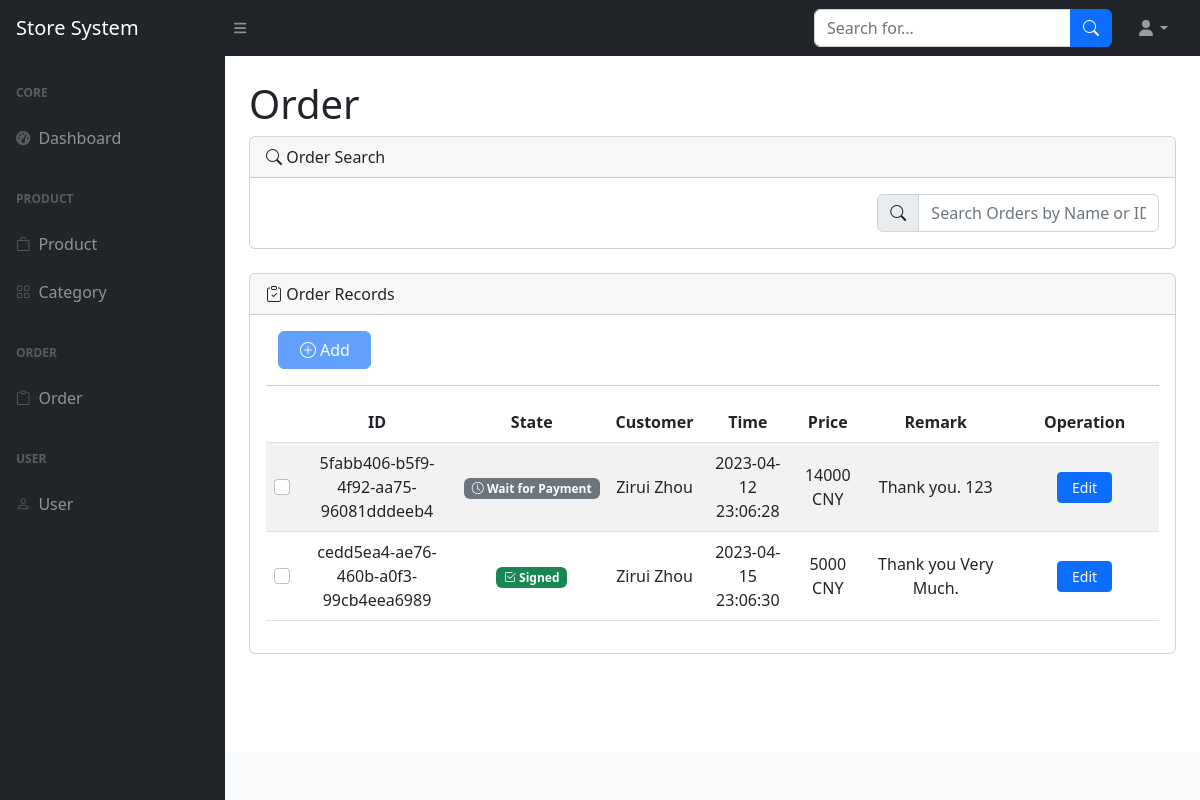
The app's page /order.php with its own data.
### tables this page shows
CREATE TABLE `order` (
  `id` varchar(36) NOT NULL,
  `state` int(11) NOT NULL,
  `address_id` varchar(36) NOT NULL,
  `payment_id` varchar(36) NOT NULL,
  `payment_amount` int(11) DEFAULT NULL,
  `remark` text DEFAULT NULL,
  `payment_time` datetime DEFAULT NULL,
  `user_id` varchar(36) NOT NULL
);

CREATE TABLE `user` (
  `id` varchar(36) NOT NULL,
  `name` varchar(32) NOT NULL,
  `password` varchar(32) NOT NULL,
  `salt` varchar(32) NOT NULL,
  `role` int(11) NOT NULL,
  `state` int(11) NOT NULL
);

### utils.php (called while the page is built, shortened)
<?php
include ("class/common/Badge.php");
include ("class/state/OrderState.php");
$pdo = new PDO("mysql:host=localhost:3306;dbname=can302_ass1", "root", null);
function getOrderStateList() : array {
    global $pdo;
    $stmt = $pdo->prepare("
            select * from order_state
    ");
    $stmt->execute();
    $result = $stmt->fetchAll();
    $order_state = array();
    foreach ($result as $item) {
        $badge_info = json_decode($item["badge"], True);
        $order_state[$item["id"]] = new OrderState(
            $item["id"],
            $item["name"],
            new Badge(
                $badge_info["text"],
                $badge_info["style"],
                $badge_info["icon"]
            )
        );
    }
    return $order_state;
}

### class/state/OrderState.php (called while the page is built, shortened)
<?php
class OrderState {
    protected Badge $badge;
    public function __construct(int $id, string $name, Badge $badge) {
        $this->badge = $badge;
    }
    public function getBadge(): Badge {
        return $this->badge;
    }
}

### order.php (the view, shortened to what this page needs)
<!DOCTYPE html>
<html lang="en">
<head>
  <?php require ("dependency.php") ?>
</head>
<body class="sb-nav-fixed">
<?php require("top_nav.php") ?>
<div id="layoutSidenav">
  <?php require("side_nav.php")?>
  <div id="layoutSidenav_content">
    <main>
      <div class="container-fluid px-4">
        <h1 class="mt-4">Order</h1>
        <div class="card mb-4">
          <div class="card-header">
            <i class="bi bi-search"></i>
            Order Search
          </div>
          <div class="card-body">
            <div class="row">
              <div class="col">
              </div>
              <div class="col">
              </div>
              <div class="col d-flex justify-content-evenly align-items-center">
                <div class="input-group ">
                  <span class="input-group-text" id="basic-addon1">
                    <i class="bi bi-search"></i>
                  </span>
                  <input type="text" class="form-control" placeholder="Search Orders by Name or ID" aria-describedby="basic-addon1">
                </div>
              </div>
            </div>
          </div>
        </div>
        <div class="card mb-4">
          <div class="card-header">
            <i class="bi bi-clipboard-check"></i>
            Order Records
          </div>
          <div class="card-body">
            <div class="d-flex justify-content-evenly col-3">
              <button id="top_add_btn" type="button" class="btn btn-primary col-5" disabled>
                <i class="bi bi-plus-circle"></i>
                Add
              </button>
              <div class="col-5"></div>
            </div>
            <hr/>
            <table class="table table-striped" style="vertical-align: middle; text-align: center" id="example2">
              <thead>
              <tr>
                <th ></th>
                <th >ID</th>
                <th >State</th>
                <th class="col-1">Customer</th>
                <th >Time</th>
                <th> Price</th>
                <th class="col-2">Remark</th>
                <th >Operation</th>
              </tr>
              </thead>
              <tbody>
              <?php
              require_once ("utils.php");
              $pdo = new PDO("mysql:host=localhost:3306;dbname=can302_ass1", "root", null);
              $stmt = $pdo->prepare("
                select
                    `order`.id as id , `order`.state as state, payment_time, payment_amount,
                    remark, user.name as username
                from `order`
                left join user on `order`.user_id = user.id
              ");
              $stmt->execute();
              $order_list = $stmt->fetchAll();
              $order_state = getOrderStateList();
              foreach ($order_list as $order) {
              ?>
                <tr>
                  <td >
                    <label>
                      <input class="form-check-input" style="" type="checkbox" value="">
                    </label>
                  </td>
                  <td>
                    <?php echo $order["id"] ?>
                  </td>
                  <td >
                    <?php echo $order_state[$order["state"]]->getBadge()->getBadgeHtml() ?>
                  </td>
                  <td>
                    <?php echo $order["username"] ?>
                  </td>
                  <td >
                    <?php echo $order["payment_time"] ?>
                  </td>
                  <td >
                    <?php echo $order["payment_amount"] ?> CNY
                  </td>
                  <td >
                    <?php echo $order["remark"] ?>
                  </td>
                  <td class="col-2">
                    <button
                        onclick=<?php echo "\"location.href = 'order_detail.php?id={$order['id']}';\"" ?>
                        type="button"
                        class="btn btn-primary btn-sm col-5 mx-auto"
                    >
                      Edit
                    </button>
                  </td>
                </tr>
              <?php
              }
              ?>
              </tbody>
            </table>
          </div>
        </div>
      </div>
    </main>
    <?php require("footer.php")?>
  </div>
</div>
</body>
</html>

### dependency.php (shortened to what this page needs)
<link href="css/styles.css" rel="stylesheet" />
<link href="https://cdn.jsdelivr.net/npm/bootstrap@5.2.3/dist/css/bootstrap.min.css" rel="stylesheet">
<link rel="stylesheet" href="https://cdn.jsdelivr.net/npm/bootstrap-icons@1.10.0/font/bootstrap-icons.css">
<link href="https://cdn.datatables.net/v/bs5/jq-3.6.0/dt-1.13.4/datatables.min.css" rel="stylesheet"/>
<link rel="stylesheet" href="https://cdn.jsdelivr.net/npm/bootstrap-select@1.14.0-beta2/dist/css/bootstrap-select.min.css">
<link
    rel="stylesheet"
    href="https://cdn.jsdelivr.net/gh/lipis/flag-icons@6.6.6/css/flag-icons.min.css"
/>
<link href="https://cdn.jsdelivr.net/npm/bootstrap5-toggle@5.0.4/css/bootstrap5-toggle.min.css" rel="stylesheet">

### top_nav.php (shortened to what this page needs)
<nav class="sb-topnav navbar navbar-expand navbar-dark bg-dark">
    <a class="navbar-brand ps-3" href="index.html">Store System</a>
    <button class="btn btn-link btn-sm order-1 order-lg-0 me-4 me-lg-0" id="sidebarToggle" href="#!"><i class="fas fa-bars"></i></button>
    <form class="d-none d-md-inline-block form-inline ms-auto me-0 me-md-3 my-2 my-md-0">
        <div class="input-group">
            <input class="form-control" type="text" placeholder="Search for..." aria-label="Search for..." aria-describedby="btnNavbarSearch" />
            <button class="btn btn-primary" id="btnNavbarSearch" type="button"><i class="bi bi-search"></i></button>
        </div>
    </form>
    <ul class="navbar-nav ms-auto ms-md-0 me-3 me-lg-4">
        <li class="nav-item dropdown">
            <a class="nav-link dropdown-toggle" id="navbarDropdown" href="#" role="button" data-bs-toggle="dropdown" aria-expanded="false"><i class="fas fa-user fa-fw"></i></a>
        </li>
    </ul>
</nav>

### side_nav.php
<div id="layoutSidenav_nav">
    <nav class="sb-sidenav accordion sb-sidenav-dark" id="sidenavAccordion">
        <div class="sb-sidenav-menu">
            <div class="nav">
                <div class="sb-sidenav-menu-heading">Core</div>
                <a class="nav-link" href="index.php">
                    <div class="sb-nav-link-icon"><i class="fas fa-tachometer-alt"></i></div>
                    Dashboard
                </a>
                <div class="sb-sidenav-menu-heading">Product</div>
                <a class="nav-link" href="product.php">
                    <div class="sb-nav-link-icon"><i class="bi bi-bag"></i></div>
                    Product
                </a>
                <a class="nav-link" href="category.php">
                    <div class="sb-nav-link-icon"><i class="bi bi-grid"></i></div>
                    Category
                </a>
                <div class="sb-sidenav-menu-heading">Order</div>
                <a class="nav-link" href="order.php">
                    <div class="sb-nav-link-icon"><i class="bi bi-clipboard"></i></div>
                    Order
                </a>
                <div class="sb-sidenav-menu-heading">User</div>
                <a class="nav-link" href="user.php">
                    <div class="sb-nav-link-icon"><i class="bi bi-person"></i></div>
                    User
                </a>
            </div>
        </div>
    </nav>
</div>

### class/common/Badge.php (shortened to what this page needs)
<?php
class Badge {
    protected string $text;
    protected string $style;
    protected string $icon;
    public function __construct(string $text, string $style, string $icon) {
        $this->text = $text;
        $this->style = $style;
        $this->icon = $icon;
    }
    public function getBadgeHtml(): string {
        return "
            <span class=\"badge {$this->style}\">
                <i class=\"{$this->icon}\"></i>
                {$this->text}
            </span>
        ";
    }
}

### footer.php (shortened to what this page needs)
<footer class="py-4 bg-light mt-auto">
</footer>

### records on screen
order: id "5fabb406-b5f9-4f92-aa75-96081dddeeb4", text "Wait for Payment", user.name "Zirui Zhou", payment_time "2023-04-12 23:06:28", payment_amount "14000", remark "Thank you. 123"
order: id "cedd5ea4-ae76-460b-a0f3-99cb4eea6989", text "Signed", user.name "Zirui Zhou", payment_time "2023-04-15 23:06:30", payment_amount "5000", remark "Thank you Very Much."
